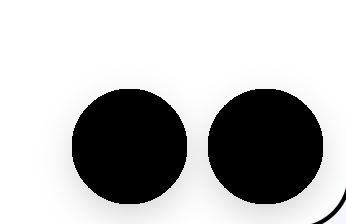
#> input picture tools/mapstitch/fab-shadow.png, 346 x 224 px
$ python selftest.py   (older library calls are emulated)
#> lines starting #> are read from the running program, lines starting #| are printed output that depends on the picture; after the words box and inside, x2 and y2 are one past the last pixel; in counts of white or black regions, pixels touching at a corner belong together; long printed decimals are rounded
### tools/mapstitch/core.py
"""Registration and compositing of floor-map screenshots.

Every screenshot shows the same vector floor plan through the app's map
viewport, panned (and occasionally pinch-zoomed) between captures. The plan is
rendered flat, so two screenshots of the same area agree pixel-for-pixel apart
from JPEG noise. That lets us register tiles exhaustively and then *prove* each
seam by measuring the colour residual over the whole overlap.
"""

from __future__ import annotations

from dataclasses import dataclass, field
from pathlib import Path

import cv2
import numpy as np

# Viewport interior inside the rounded frame (1080x2340 screenshots), measured
# from the frame border at x=28..31 / 1048..1051 and y=124..127 / 2117..2119.
INTERIOR_X0, INTERIOR_X1 = 34, 1046
INTERIOR_Y0, INTERIOR_Y1 = 130, 2114
CORNER_RADIUS = 52
# The floor-title pill; its bottom border sits on one of these rows depending
# on whether the title wraps onto two lines. The drop shadow reaches ~44px.
PILL_BOTTOM_ROWS = (315, 267)
HEADER_SHADOW = 50
# Floating "locate" and "search" buttons. Their soft drop shadow darkens the
# map beneath by at most ~6%; fab-shadow.png holds the measured per-channel
# transmission (x255) of that region, taken from a screenshot that is blank
# there (identical, within JPEG noise, on every other blank screenshot). Pixels
# darkened by more than 10% (the opaque buttons and their rims) are masked;
# the rest are divided back to their true colour by `deshadow`.
FAB_SHADOW_ORIGIN = (700, 1890)
FAB_SHADOW = cv2.imread(str(Path(__file__).with_name("fab-shadow.png")), cv2.IMREAD_COLOR)
#> FAB_SHADOW is the input picture: shape (224, 346, 3); mean B, G, R 182.5, 182.5, 182.5
FAB_MIN_TRANSMISSION = 230

SCREEN_SHAPE = (2340, 1080)
IMAGE_EXTENSIONS = {".jpg", ".jpeg", ".png", ".webp"}


# [4 lines left out: function natural_key, not called in this run]


def list_tiles(folder: Path) -> list[Path]:
    tiles = [p for p in folder.iterdir() if p.suffix.lower() in IMAGE_EXTENSIONS and not p.name.startswith(("crop-", "debug", "stitched"))]
    return sorted(tiles, key=natural_key)


# [39 lines left out: functions header_bottom, viewport_mask, deshadow, not called in this run]


def edge_map(img: np.ndarray) -> np.ndarray:
    """Binary map of colour boundaries (room outlines, text, door ticks)."""
    f = img.astype(np.int16)
    gx = np.abs(np.diff(f, axis=1)).max(axis=2)
    gy = np.abs(np.diff(f, axis=0)).max(axis=2)
    e = np.zeros(img.shape[:2], np.uint8)
    e[:, 1:] |= (gx > 40).astype(np.uint8)
    e[1:, :] |= (gy > 40).astype(np.uint8)
    return e


# [5 lines left out: function _xcorr, not called in this run]


@dataclass
class Match:
    dx: int
    dy: int
    scale: float
    overlap_px: int
    edge_agreement: float
    matched_edges: int
    mismatch_fraction: float
    mean_abs_diff: float
    runner_up: dict | None = None
    notes: list[str] = field(default_factory=list)


# [36 lines left out: function search_translation, not called in this run]


def overlap_stats(a, ma, b, mb, dx: int, dy: int) -> dict:
    """Pixel residual of b placed at (dx, dy) in a's frame, over the shared valid area."""
    h, w = a.shape[:2]
    hb, wb = b.shape[:2]
    x0, y0 = max(0, dx), max(0, dy)
    x1, y1 = min(w, dx + wb), min(h, dy + hb)
    if x1 <= x0 or y1 <= y0:
        return {"overlap_px": 0}
    pa = a[y0:y1, x0:x1].astype(np.int16)
    pb = b[y0 - dy:y1 - dy, x0 - dx:x1 - dx].astype(np.int16)
    valid = (ma[y0:y1, x0:x1] & mb[y0 - dy:y1 - dy, x0 - dx:x1 - dx]).astype(bool)
    n = int(valid.sum())
    if n == 0:
        return {"overlap_px": 0}
    diff = np.abs(pa - pb).max(axis=2)
    ea = edge_map(a[y0:y1, x0:x1]).astype(bool) & valid
    eb = edge_map(b[y0 - dy:y1 - dy, x0 - dx:x1 - dx]).astype(bool) & valid
    ea_d = cv2.dilate(ea.astype(np.uint8), np.ones((3, 3), np.uint8)).astype(bool)
    eb_d = cv2.dilate(eb.astype(np.uint8), np.ones((3, 3), np.uint8)).astype(bool)
    matched = int((ea & eb_d).sum())
    agreement = (ea & eb_d).sum() / max(1, ea.sum()) * ((eb & ea_d).sum() / max(1, eb.sum()))
    return {
        "overlap_px": n,
        "mismatch_fraction": float((diff[valid] > 60).mean()),
        "mean_abs_diff": float(diff[valid].mean()),
        "edges_a": int(ea.sum()),
        "edges_b": int(eb.sum()),
        "matched_edges": matched,
        "edge_agreement": float(np.sqrt(agreement)),
    }


# [34 lines left out: functions _mad, refine, not called in this run]


def accept(st: dict) -> bool:
    """A seam is proven when (almost) every edge in the overlap coincides and
    the colour residual is confined to anti-aliasing along outlines."""
    return st.get("overlap_px", 0) > 0 and st["edge_agreement"] > 0.9 and st["mismatch_fraction"] < 0.03 and st["matched_edges"] > 500

### tools/mapstitch/stitch.py
"""Stitch one floor's screenshots into a single verified, non-repeating map.

Usage:
    python tools/mapstitch/stitch.py map-source/vjti-ground-floor --out public/maps --name vjti-G

Tiles are taken in serial order (numeric names, otherwise screenshot
timestamps). Each consecutive pair is registered exhaustively; a seam is only
accepted when the overlap agrees edge-for-edge. A pair that cannot be proven
from pixels (e.g. two views of one uniform band) must be pinned in the floor's
``stitch.json`` with the evidence for the chosen offset, and is reported as
"constrained" instead of "proven".
"""

from __future__ import annotations

import argparse
import json
import sys
from pathlib import Path

import cv2
import numpy as np

sys.path.insert(0, str(Path(__file__).resolve().parent.parent))

from mapstitch.core import (  # noqa: E402
    SCREEN_SHAPE,
    accept,
    deshadow,
    edge_map,
    header_bottom,
    list_tiles,
    overlap_stats,
    refine,
    search_translation,
    viewport_mask,
)

CONTENT_MARGIN = 24
CONTENT_MIN_AREA = 25  # px; smaller specks are noise, not map content
MIN_ZOOM = 0.0005  # a zoom smaller than this moves no pixel by more than ~0.5px across a screen
NATIVE_ZOOM_TOL = 0.0025  # chained zoom this close to 1 is measurement error (see snap_native_zoom)


# [26 lines left out: functions estimate_scale, rescale, not called in this run]


def zoom_offset(scale: float) -> float:
    """cv2.resize samples pixel centres: p -> scale * p + 0.5 * (scale - 1)."""
    return 0.5 * (scale - 1)


def place(b, mb, s: float, tx: float, ty: float, shape):
    """b and its mask zoomed by s with pixel p at s * p + (tx, ty), in a frame of
    `shape`, in one resampling (a second one would blur thin outlines twice).
    Shrinking first low-passes b about as much as area averaging would."""
    if s < 1:
        b = cv2.GaussianBlur(b, (0, 0), 0.29 / s)
    M = np.float32([[s, 0, tx], [0, s, ty]])
    h, w = shape[:2]
    out = cv2.warpAffine(b, M, (w, h), flags=cv2.INTER_LINEAR if s <= 1 else cv2.INTER_CUBIC, borderValue=(255, 255, 255))
    m = cv2.warpAffine(mb, M, (w, h), flags=cv2.INTER_NEAREST, borderValue=0)
    return out, cv2.erode(m, np.ones((3, 3), np.uint8))


def placed_stats(a, ma, b, mb, s: float, tx: float, ty: float) -> dict:
    """overlap_stats for b zoomed by s with its pixel p at s * p + (tx, ty) in a."""
    bw, mbw = place(b, mb, s, tx, ty, a.shape)
    return overlap_stats(a, ma, bw, mbw, 0, 0)


def zoom_normals(a, ma, bw, mbw, cell: int = 64):
    """Gauss-Newton normal equations for the residual offset of placed bw
    against a, modelled as k * (position - centre) + (ux, uy). Each colour
    channel contributes on its own: this map's fills (blue rooms, tan paths,
    green fields) are almost the same grey, so only colour sees the boundaries
    between them. Straight edges constrain only across themselves, corners and
    glyphs both ways. Returns the equations summed per 64px cell (to bootstrap)
    and per channel (to compare), and the centre."""
    valid = cv2.erode(((ma > 0) & (mbw > 0)).astype(np.uint8), np.ones((7, 7), np.uint8)).astype(bool)
    fa = cv2.GaussianBlur(a.astype(np.float32), (0, 0), 1.5)
    fb = cv2.GaussianBlur(bw.astype(np.float32), (0, 0), 1.5)
    valid &= np.abs(fa - fb).max(axis=2) < 60  # not a feature one tile lacks (e.g. a shadow remnant)
    ys, xs = np.nonzero(valid)
    if len(xs) < 1000:
        return None
    cx, cy = float(xs.mean()), float(ys.mean())
    cells = (ys // cell) * (a.shape[1] // cell + 1) + xs // cell
    order = np.argsort(cells)
    groups = np.split(order, np.flatnonzero(np.diff(cells[order])) + 1)
    per_cell = [[np.zeros((3, 3)), np.zeros(3)] for _ in groups]
    per_channel = []
    for c in range(3):
        gb = fb[..., c]
        gx = cv2.Sobel(gb, cv2.CV_32F, 1, 0, ksize=1, scale=0.5)[ys, xs].astype(np.float64)
        gy = cv2.Sobel(gb, cv2.CV_32F, 0, 1, ksize=1, scale=0.5)[ys, xs].astype(np.float64)
        e = (fa[..., c] - gb)[ys, xs].astype(np.float64)
        J = np.stack([gx * (xs - cx) + gy * (ys - cy), gx, gy], axis=1)
        per_channel.append((J.T @ J, J.T @ e))
        for acc, idx in zip(per_cell, groups):
            acc[0] += J[idx].T @ J[idx]
            acc[1] += J[idx].T @ e[idx]
    normals = [(n, r) for n, r in per_cell if np.trace(n) > 0]
    return normals, (cx, cy), per_channel


def solve_normals(normals):
    N = sum(n for n, _ in normals)
    r = sum(v for _, v in normals)
    return np.linalg.solve(N + 1e-9 * np.eye(3) * np.trace(N), r)


def refine_zoom(a, ma, b, mb, s: float, dx: int, dy: int) -> dict:
    """Sub-pixel zoom and shift for b, from the integer-shift sweep's best (b
    zoomed by s at (dx, dy)). An integer shift can't follow the drift a 0.1%
    zoom error causes across the overlap, so the sweep alone doesn't pin the
    zoom. Gauss-Newton over every overlap pixel fits the remaining offset as
    one zoom + shift, re-placing b until it stops moving; the fit replaces the
    sweep unless only the sweep passes the proof test. Its zoom uncertainty
    comes from a bootstrap over 64px cells of the overlap."""
    o = zoom_offset(s)
    tx, ty = dx + o, dy + o
    swept = {"scale": s, "dx": tx, "dy": ty, "stats": placed_stats(a, ma, b, mb, s, tx, ty)}
    for _ in range(20):
        bw, mbw = place(b, mb, s, tx, ty, a.shape)
        got = zoom_normals(a, ma, bw, mbw)
        if got is None or len(got[0]) < 8:
            return swept
        normals, (cx, cy), per_channel = got
        k, ux, uy = solve_normals(normals)
        if abs(k) > 0.01 or abs(ux) > 5 or abs(uy) > 5:
            return swept  # diverging: the start wasn't close enough
        # bw's content sits k * (x - c) + u away from a's: move it back.
        tx, ty = (1 - k) * tx + k * cx - ux, (1 - k) * ty + k * cy - uy
        s *= 1 - k
        if abs(k) < 3e-5 and abs(ux) < 0.01 and abs(uy) < 0.01:
            break  # at the noise floor of re-placing
    else:
        return swept
    # The fit is judged by the proof test alone: colour residuals can't compare
    # placements at different sub-pixel phases (interpolation blur lowers them).
    st = placed_stats(a, ma, b, mb, s, tx, ty)
    if accept(swept["stats"]) and not accept(st):
        return swept
    # Two views of the zoom's uncertainty: a bootstrap over overlap cells
    # (neighbouring cells share features, so it runs small) and how far each
    # colour channel alone would move it (sensitive to which features carry
    # the fit). The larger is the honest one.
    rng = np.random.default_rng(0)
    boot = [solve_normals([normals[i] for i in rng.integers(0, len(normals), len(normals))])[0] for _ in range(200)]
    by_channel = []
    for n, r in per_channel:
        try:
            by_channel.append(solve_normals([(n, r)])[0])
        except np.linalg.LinAlgError:
            continue
    sd = float(np.std(boot) * s)
    spread = float((max(by_channel) - min(by_channel)) * s) if len(by_channel) > 1 else 0.0
    # Neither sees model mismatch (interpolation, prefiltering); on synthetic
    # warps that is worth up to ~5e-5 of zoom, so that is the floor.
    floor = 5e-5 * s
    return {"scale": float(s), "dx": float(tx), "dy": float(ty), "stats": st, "zoom_fit": {
        "method": "Gauss-Newton fit of zoom + shift over the overlap's pixels (colour)",
        "swept_scale": swept["scale"], "cells": len(normals), "scale_sd": round(sd, 6),
        "channel_spread": round(spread, 6), "uncertainty": round(max(sd, spread / 2, floor), 6)}}


# [248 lines left out: functions sweep_scale, register, _register_zoomed, seam_check, snap_native_zoom, _depth and 3 more, not called in this run]


def find_open_edges(image, covered) -> list[dict]:
    """Drawn content that runs into an area no screenshot shows: the map goes
    on there, so the floor is incomplete at that edge."""
    content = (image.min(axis=2) < 235) & covered
    unseen = cv2.dilate((~covered).astype(np.uint8), np.ones((3, 3), np.uint8)).astype(bool)
    # Content that merely ends at the unseen area (a gate box's own bottom edge)
    # isn't open: it must look the same a few pixels further in.
    depth = cv2.distanceTransform(covered.astype(np.uint8), cv2.DIST_L2, 3)
    img = image.astype(np.int16)
    same_inside = np.zeros_like(covered)
    for dx, dy in ((4, 0), (-4, 0), (0, 4), (0, -4)):
        shifted = np.roll(np.roll(img, -dy, axis=0), -dx, axis=1)
        deeper = np.roll(np.roll(depth, -dy, axis=0), -dx, axis=1) > depth + 2
        same_inside |= deeper & (np.abs(shifted - img).max(axis=2) < 25)
    touch = (content & unseen & same_inside).astype(np.uint8)
    n, _, stats, _ = cv2.connectedComponentsWithStats(cv2.dilate(touch, np.ones((9, 9), np.uint8)), connectivity=8)
    H, W = covered.shape
    edges = []
    for x, y, w, h, area in stats[1:]:
        if area < 60:
            continue
        side = min((("left", x), ("right", W - x - w), ("top", y), ("bottom", H - y - h)), key=lambda t: t[1])[0]
        edges.append({"side": side, "bbox": [int(x), int(y), int(w), int(h)]})
    return edges


def content_bbox(canvas, owner, min_area=CONTENT_MIN_AREA):
    """Bounding box of drawn content. Specks smaller than min_area pixels (JPEG
    and resampling noise in near-white background) don't count; real marks,
    down to 1px outlines and single glyphs, are larger."""
    covered = owner >= 0
    content = ((canvas.min(axis=2) < 245) & covered).astype(np.uint8)
    n, _, stats, _ = cv2.connectedComponentsWithStats(content, connectivity=8)
    keep = stats[1:][stats[1:, cv2.CC_STAT_AREA] >= min_area]
    if not len(keep):
        keep = stats[1:]  # nothing but specks: keep them rather than crop to nothing
    if not len(keep):
        raise SystemExit("the stitched canvas has no drawn content")
    x0, y0 = keep[:, cv2.CC_STAT_LEFT].min(), keep[:, cv2.CC_STAT_TOP].min()
    x1 = (keep[:, cv2.CC_STAT_LEFT] + keep[:, cv2.CC_STAT_WIDTH]).max()
    y1 = (keep[:, cv2.CC_STAT_TOP] + keep[:, cv2.CC_STAT_HEIGHT]).max()
    return int(x0), int(y0), int(x1), int(y1)


# [135 lines left out: function main, not called in this run]


# [2 lines that do not run on import are left out]

### tools/mapstitch/selftest.py
"""Self-test for the stitcher's geometry on a synthetic floor plan.

Usage: python tools/mapstitch/selftest.py   (exits non-zero on failure)

Warps a drawn plan by known zooms and shifts and checks that refine_zoom
recovers them; checks the crop and open-edge helpers on small cases.
"""

from __future__ import annotations

import sys
from pathlib import Path

import cv2
import numpy as np

sys.path.insert(0, str(Path(__file__).resolve().parent.parent))

from mapstitch.stitch import content_bbox, find_open_edges, refine_zoom, zoom_offset  # noqa: E402

FILLS = [(255, 228, 191), (171, 219, 243), (208, 238, 255), (159, 255, 178)]  # BGR: room, corridor, open, field


def synthetic_plan(h: int = 2340, w: int = 1080) -> np.ndarray:
    rng = np.random.default_rng(3)
    img = np.full((h, w, 3), 255, np.uint8)
    for _ in range(70):
        x, y = int(rng.integers(0, w - 120)), int(rng.integers(0, h - 120))
        bw, bh = int(rng.integers(40, 260)), int(rng.integers(40, 260))
        fill = FILLS[int(rng.integers(0, len(FILLS)))]
        cv2.rectangle(img, (x, y), (x + bw, y + bh), fill, -1, cv2.LINE_AA)
        cv2.rectangle(img, (x, y), (x + bw, y + bh), (60, 60, 60), 1, cv2.LINE_AA)
        cv2.putText(img, "Lab", (x + 6, y + 24), cv2.FONT_HERSHEY_SIMPLEX, 0.6, (30, 30, 30), 1, cv2.LINE_AA)
    return img


def check_zoom_recovery() -> list[str]:
    plan = synthetic_plan()
#> after the loop in synthetic_plan, `for _ in range(70):`:
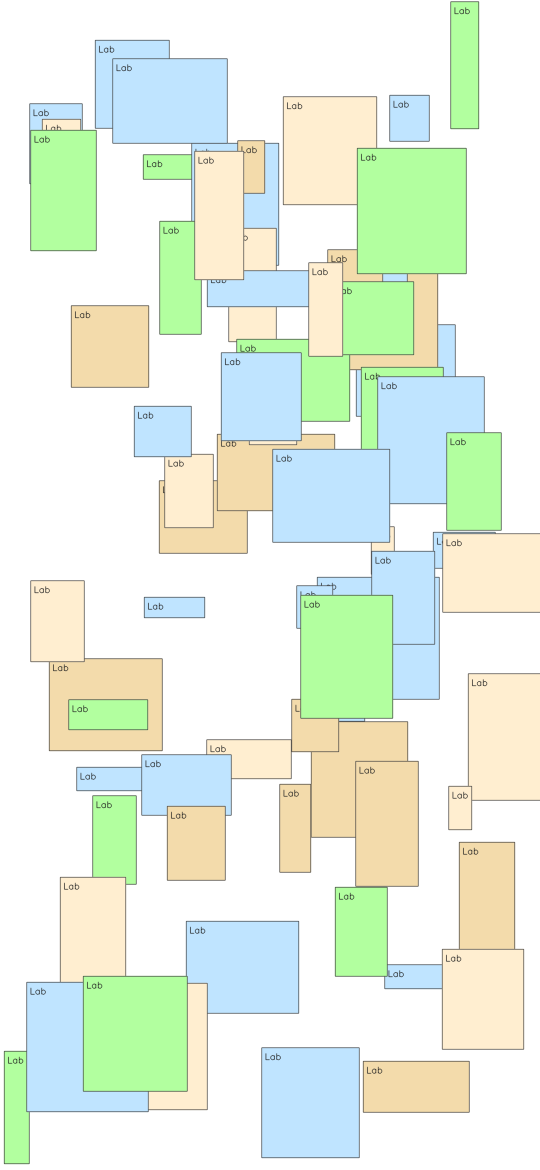
#> img: shape (2340, 1080, 3) (shown at 1/2 size); mean of channels 0, 1, 2 225.8, 241.8, 230.1; drawn as B, G, R
    mask = np.full(plan.shape[:2], 255, np.uint8)
    mask[:130] = 0
    mask[2114:] = 0
    failures = []
    for s0, t0 in ((0.498, (-31.4, 560.2)), (0.887, (12.37, -40.61)), (1.0042, (-3.2, 5.7)), (1.4317, (-210.3, -380.8))):
        H, W = plan.shape[:2]
        M = np.float32([[s0, 0, t0[0]], [0, s0, t0[1]]])
        src = cv2.GaussianBlur(plan, (0, 0), 0.29 / s0) if s0 < 1 else plan
        a = cv2.warpAffine(src, M, (W, H), flags=cv2.INTER_LINEAR if s0 < 1 else cv2.INTER_CUBIC, borderValue=(255, 255, 255))
        ma = cv2.erode(cv2.warpAffine(mask, M, (W, H), flags=cv2.INTER_NEAREST, borderValue=0), np.ones((5, 5), np.uint8))
        # Start where an integer sweep would: zoom ~0.1% off, shift a pixel off.
        s1 = round(s0 * 1.001, 4)
        o = zoom_offset(s1)
        fit = refine_zoom(a, ma, plan, mask, s1, int(round(t0[0] - o + 1)), int(round(t0[1] - o - 1)))
        # Worst position error over the tile.
        corners = np.array([[0, 0], [W, 0], [0, H], [W, H]], float)
        err = np.abs(corners * fit["scale"] + [fit["dx"], fit["dy"]] - (corners * s0 + t0)).max()
        status = "ok" if err < 0.1 else "FAIL"
        print(f"zoom {s0}: fitted {fit['scale']:.6f}, worst position error {err:.3f}px {status}")
        if err >= 0.1:
            failures.append(f"zoom {s0}: error {err:.3f}px")
    return failures


def check_helpers() -> list[str]:
    failures = []
    canvas = np.full((200, 200, 3), 255, np.uint8)
    canvas[50:54, 60:64] = 0  # a lone speck: kept rather than cropping to nothing
    if content_bbox(canvas, np.zeros((200, 200), np.int16)) != (60, 50, 64, 54):
        failures.append("content_bbox drops a canvas of specks")
    covered = np.ones((200, 200), bool)
    covered[:, :20] = False
    img = np.full((200, 200, 3), 255, np.uint8)
    img[80:140, 20:120] = FILLS[0]  # a room running into the unseen strip
    img[160:170, 60:120] = FILLS[1]  # a block ending well clear of it
    edges = find_open_edges(img, covered)
    if [e["side"] for e in edges] != ["left"] or not 75 <= edges[0]["bbox"][1] <= 85:
        failures.append(f"find_open_edges: {edges}")
    return failures


def main() -> int:
    failures = check_zoom_recovery() + check_helpers()
#> the loop in check_zoom_recovery, `for s0, t0 in ((0.498, (-31.4, 560.2)), (0.887, (12.37, -40.61)), (1.0..` made 4 passes
#> (sd in refine_zoom, err) on pass 1: (1.04e-06, 0.0013)
#| zoom 0.498: fitted 0.498, worst position error 0.001px ok
#| zoom 0.887: fitted 0.887, worst position error 0.002px ok
#| zoom 1.0042: fitted 1.004, worst position error 0.001px ok
#| zoom 1.4317: fitted 1.432, worst position error 0.001px ok
#> after the loop in check_zoom_recovery, `for s0, t0 in ((0.498, (-31.4, 560.2)), (0.887, (12.37, -40.61)), (1.0..`:
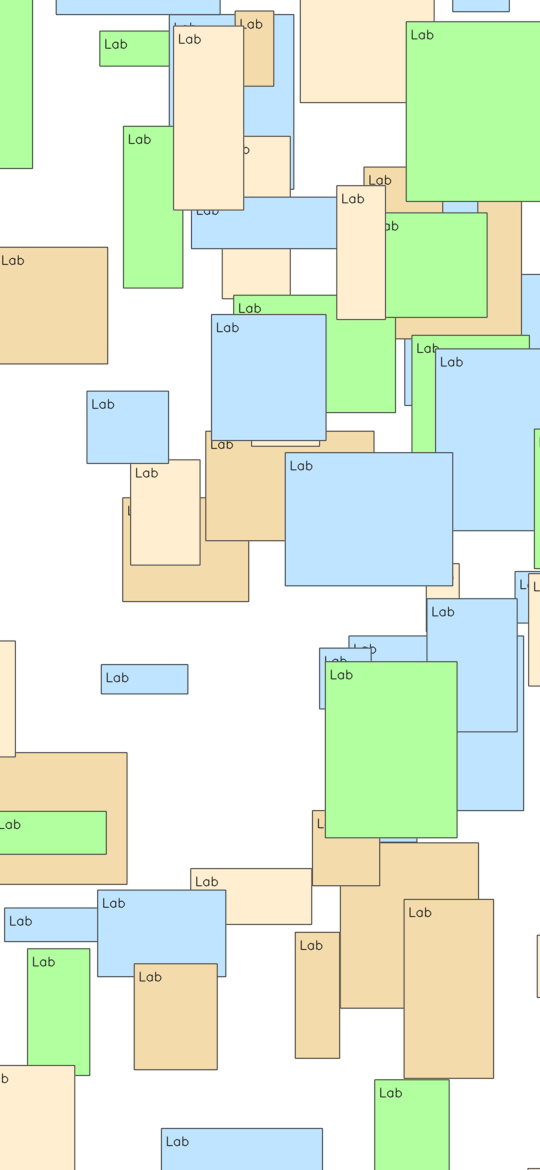
#> a: shape (2340, 1080, 3) (shown at 1/2 size); mean of channels 0, 1, 2 217.1, 238.2, 223.9; drawn as B, G, R
#> after the loop in check_zoom_recovery, `for s0, t0 in ((0.498, (-31.4, 560.2)), (0.887, (12.37, -40.61)), (1.0..`:
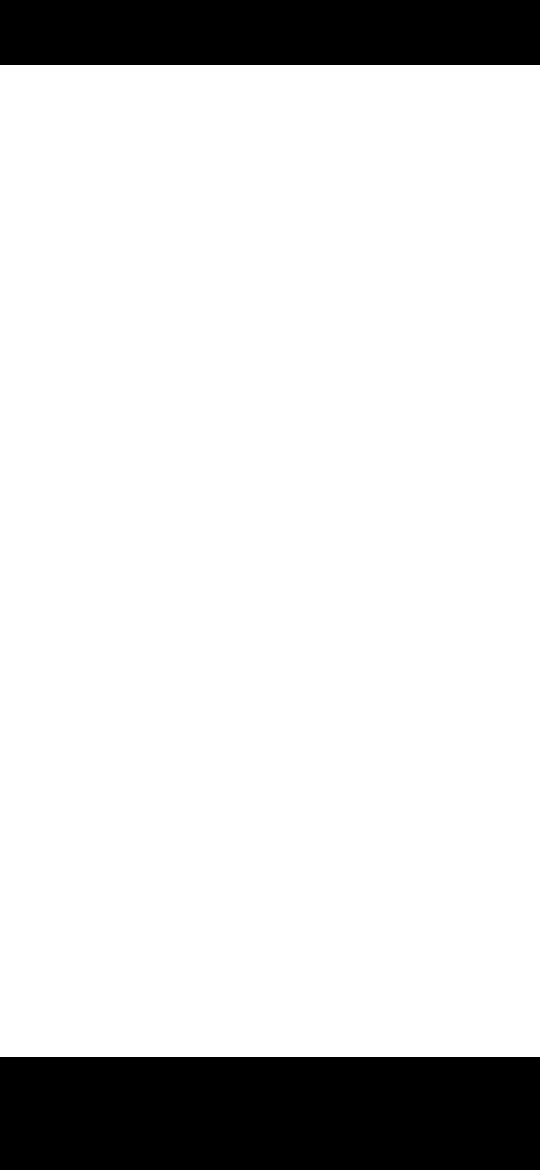
#> mask: shape (2340, 1080) (shown at 1/2 size); 84.8% white; 2 black regions, box (x1, y1, x2, y2) and area: (0, 2114, 1080, 2340) 244080, (0, 0, 1080, 130) 140400
#> in content_bbox, `n, _, stats, _ = cv2.connectedComponentsWithStats(content, connectivit..`: content: shape (200, 200); values 0 (black) and 1 (white), 0.04% white; 1 white region (1 under 20 px)
#> after the loop in find_open_edges, `for dx, dy in ((4, 0), (-4, 0), (0, 4), (0, -4)):`:
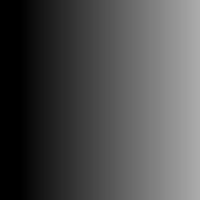
#> depth: shape (200, 200) float32; min 0, max 171.9, mean 77.8
#> after the loop in find_open_edges, `for dx, dy in ((4, 0), (-4, 0), (0, 4), (0, -4)):`:
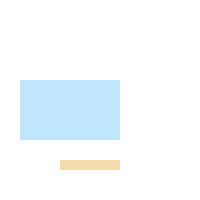
#> img: shape (200, 200, 3) int16; mean of channels 0, 1, 2 253.7, 250.4, 245.2; drawn as B, G, R
#> after the loop in find_open_edges, `for dx, dy in ((4, 0), (-4, 0), (0, 4), (0, -4)):`:
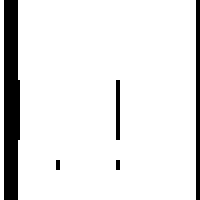
#> same_inside: shape (200, 200) bool; 89.9% white; 5 black regions, box (x1, y1, x2, y2) and area: (4, 0, 20, 200) 2920, (196, 0, 200, 200) 800, (116, 80, 120, 140) 240, (56, 160, 60, 170) 40, (116, 160, 120, 170) 40
#> in find_open_edges, `n, _, stats, _ = cv2.connectedComponentsWithStats(cv2.dilate(touch, np..`:
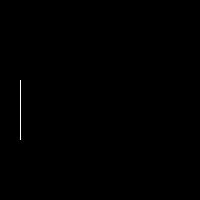
#> touch: shape (200, 200); values 0 (black) and 1 (white), 0.15% white in thin lines or dots, all inside (x1, y1, x2, y2) = (20, 80, 21, 140)
    for f in failures:
        print("FAILED:", f)
    print("selftest", "failed" if failures else "passed")
    return 1 if failures else 0


if __name__ == "__main__":
    raise SystemExit(main())
#| selftest passed
#> (the program exits here)
